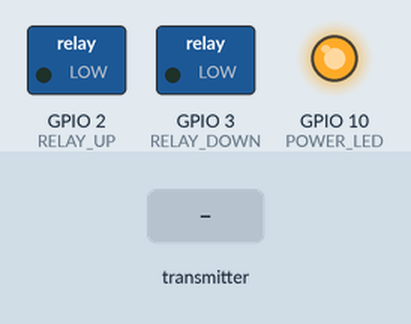
The sketch below on a simulated ESP32-S3. On the bench: switched loads named in the sketch (green lamp = pin HIGH), output pins drawn as LEDs (lit = HIGH). The test bench sets the inputs (shaded band).

Above: at 1.2 s.
1.3 s: the transmitter starts sending up = 1
At 1.9 s:
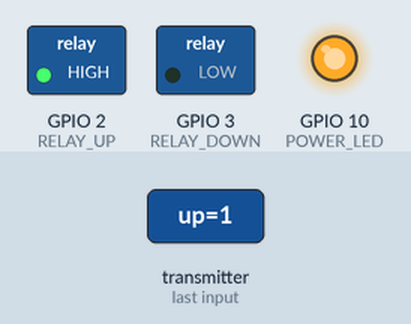
2.8 s: the transmitter starts sending down = 1
At 3.1 s:
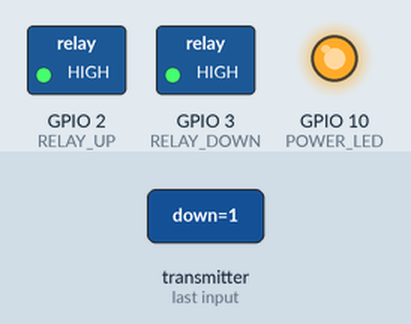
4.3 s: the transmitter starts sending up = 0
At 5.4 s:
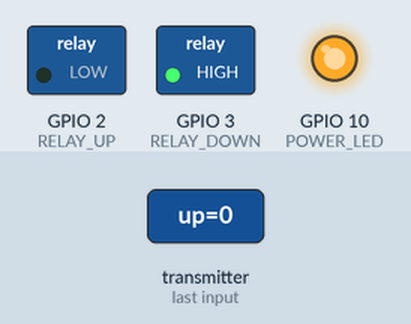
5.8 s: the transmitter starts sending down = 0
At 6.6 s:
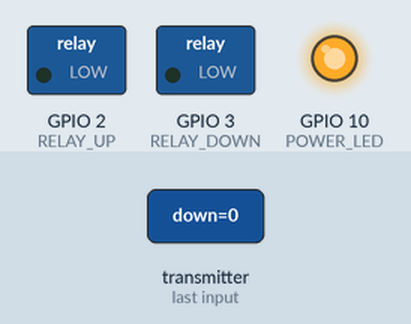
Timing chart, 0 to 8.3 s (numbered marks = the images above; inputs shaded):
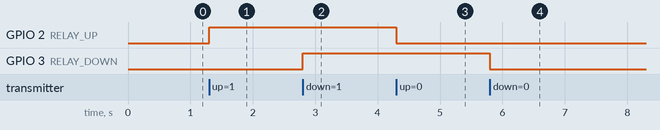

The sketch:

receiver.ino
```cpp
#include <esp_now.h>
#include <WiFi.h>

#define RELAY_UP   2
#define RELAY_DOWN 3
#define POWER_LED  10

typedef struct {
  bool up;
  bool down;
} ControlPacket;

ControlPacket packet;

void onReceive(const uint8_t *mac, const uint8_t *data, int len) {
  memcpy(&packet, data, sizeof(packet));
  digitalWrite(RELAY_UP, packet.up ? HIGH : LOW);
  digitalWrite(RELAY_DOWN, packet.down ? HIGH : LOW);
}

void setup() {
  Serial.begin(115200);

  pinMode(RELAY_UP, OUTPUT);
  pinMode(RELAY_DOWN, OUTPUT);
  pinMode(POWER_LED, OUTPUT);

  digitalWrite(RELAY_UP, LOW);
  digitalWrite(RELAY_DOWN, LOW);
  digitalWrite(POWER_LED, HIGH);

  WiFi.mode(WIFI_STA);
  esp_now_init();
  esp_now_register_recv_cb(onReceive);
}

void loop() {
  // Nothing needed
}
```

Measured:
- after the input at 1.3 s, GPIO 2 (RELAY_UP): LOW → HIGH at once
- after the input at 2.8 s, GPIO 3 (RELAY_DOWN): LOW → HIGH at once
- after the input at 4.3 s, GPIO 2 (RELAY_UP): HIGH → LOW at once
- after the input at 5.8 s, GPIO 3 (RELAY_DOWN): HIGH → LOW at once
